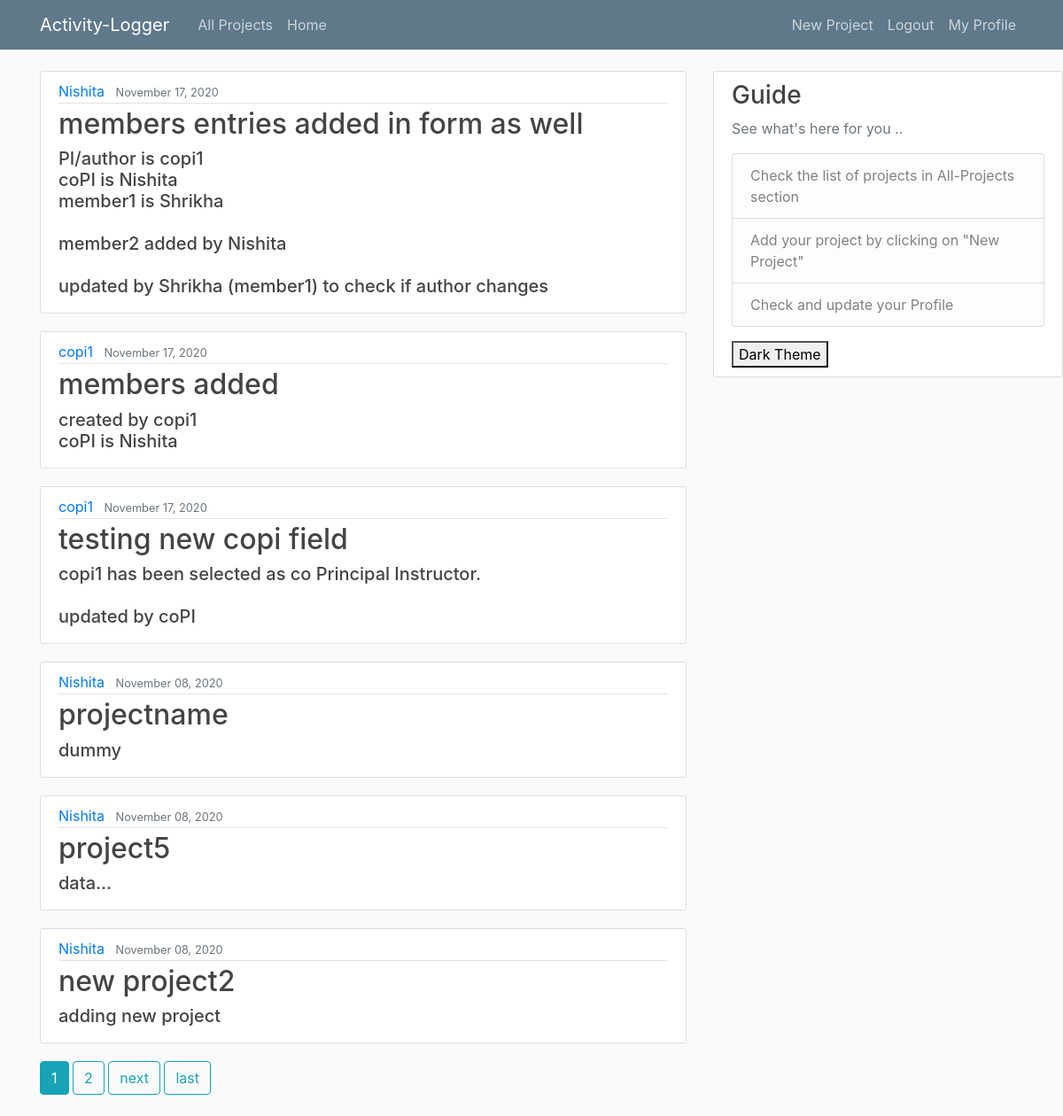
Screenshot of / (signed in) with the database file from the repository.
### blog/models.py (models this page shows, shortened)
class Post(models.Model):
	title = models.CharField(max_length=100)
	content = models.TextField()
	coPI = models.CharField(max_length=100, blank=True, default='')
	member1 = models.CharField(max_length=100, blank=True, default='')
	member2 = models.CharField(max_length=100, blank=True, default='')
	member3 = models.CharField(max_length=100, blank=True, default='')
	member4 = models.CharField(max_length=100, blank=True, default='')
	member5 = models.CharField(max_length=100, blank=True, default='')
	date = models.DateTimeField(default=timezone.now)
	author = models.ForeignKey(User, on_delete=models.CASCADE)

### blog/views.py (the view)
# urls.py: path('', PostListView.as_view(), name='blog-home'),
class PostListView(ListView):
	model = Post
	template_name = 'blog/home.html'
	context_object_name = 'posts'
	ordering = ['-date']
	paginate_by = 6

### blog/templates/blog/home.html (shortened to what this page needs)
{% extends "blog/base.html" %}
{% block content %}
	{% for post in posts %}
		<article class="media content-section">
		  <div class="media-body">
		    <div class="article-metadata">
		      <a class="mr-2" href="{% url 'user-posts' post.author.username %}">{{ post.author }}</a>
		      <small class="text-muted">{{ post.date|date:"F d, Y" }}</small>
		    </div>
		    <h2><a class="article-title" href="{% url 'post-detail' post.id %} ">{{ post.title }}</a></h2>
		    <h5 class="article-content"  >{{ post.content }}</h5>
		     </div>
		</article>
	{% endfor %}
	{% if is_paginated %}
		{% for num in page_obj.paginator.page_range %}
			{% if page_obj.number == num %}
				<a class="btn btn-info mb-4" href="?page= {{ num }} "> {{ num }}  </a>
			{% elif num > page_obj.number|add:'-3' and num < page_obj.number|add:'3' %}
				<a class="btn btn-outline-info mb-4" href="?page= {{ num }} "> {{ num }}  </a>
			{% endif %}
		{% endfor %}
		{% if page_obj.has_next %}
			<a class="btn btn-outline-info mb-4" href="?page={{ page_obj.next_page_number }} "> next </a>
			<a class="btn btn-outline-info mb-4" href="?page= {{ page_obj.paginator.num_pages }} "> last  </a>
		{% endif %}
	{% endif %}
{% endblock content %}

### blog/static/blog/main.css (style rules this page uses)
body { background: #fafafa; color: #333333; margin-top: 5rem; }
h1, h2, h3, h4, h5, h6 { color: #444444; }
.content-section { background: #ffffff; padding: 10px 20px; border: 1px solid #dddddd; border-radius: 3px; margin-bottom: 20px; }
.article-title { color: #444444; }
.article-content { white-space: pre-line; }
.article-metadata { padding-bottom: 1px; margin-bottom: 4px; border-bottom: 1px solid #e3e3e3 }

### rows the page displays
Post: author "Nishita", date "November 17, 2020", title "members entries added in form as well", content "PI/author is copi1 coPI is Nishita member1 is Shrikha member2 added by Nishita updated by Shrikha (member1) to check if author changes"
Post: author "copi1", date "November 17, 2020", title "members added", content "created by copi1 coPI is Nishita"
Post: author "copi1", date "November 17, 2020", title "testing new copi field", content "copi1 has been selected as co Principal Instructor. updated by coPI"
Post: author "Nishita", date "November 08, 2020", title "projectname", content "dummy"
Post: author "Nishita", date "November 08, 2020", title "project5", content "data..."
Post: author "Nishita", date "November 08, 2020", title "new project2", content "adding new project"

### other values shown
{{ num }} "1"
{{ num }} "2"
